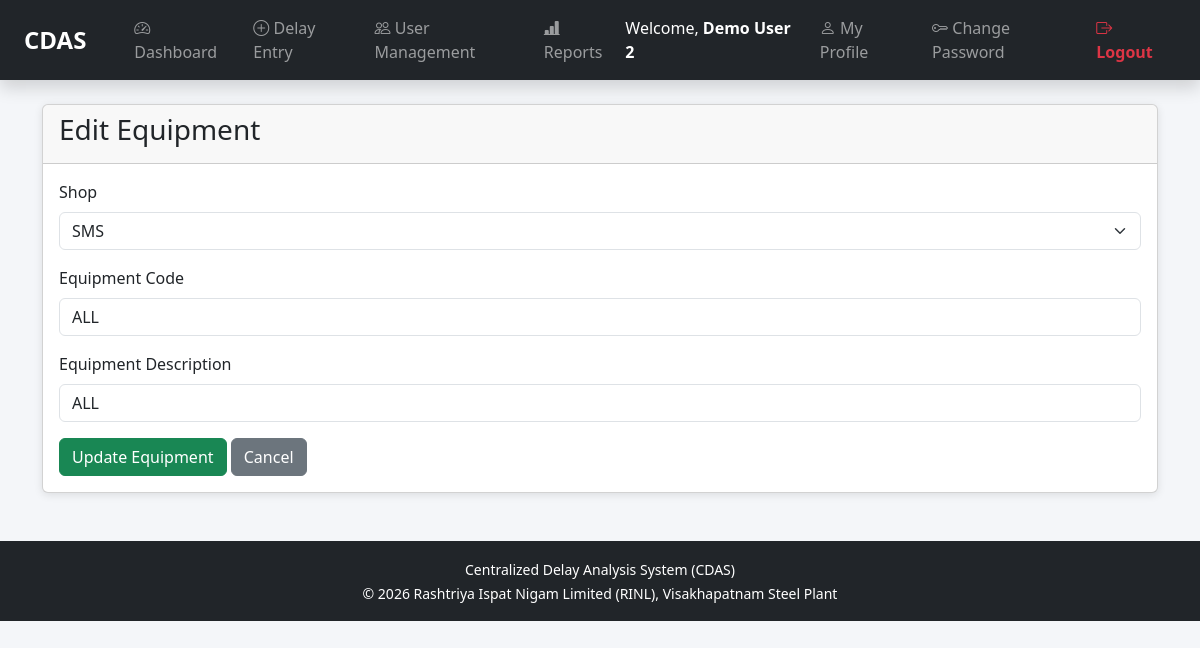
The app's page /equipment/equipment/edit/56/ (signed in) with its own data.
### masters/models.py (models this page shows, shortened)
class Equipment(models.Model):
    shop = models.ForeignKey(Shop, on_delete=models.CASCADE)
    eqpt_code = models.CharField(max_length=20)
    eqpt_desc = models.CharField(max_length=100)

class Shop(models.Model):
    shop_code = models.CharField(max_length=20, unique=True)
    shop_desc = models.CharField(max_length=100)

### masters/views.py (the view, shortened to what this page needs)
def equipment_edit(request, id):
    if "emp_no" not in request.session:
        return redirect("login")
    if request.session.get("role") != "Admin":
        return redirect("dashboard")
    equipment = get_object_or_404(Equipment, id=id)
    return render(
        request,
        "masters/equipment_form.html",
        {
            "equipment": equipment,
            "shops": Shop.objects.all(),
        }
    )

### masters/templates/masters/equipment_form.html (shortened to what this page needs)
{% extends "base.html" %}
{% block content %}
<div class="container mt-4">
    <div class="card">
        <div class="card-header">
            <h3>
                {% if equipment %}
                    Edit Equipment
                {% else %}
                    Add Equipment
                {% endif %}
            </h3>
        </div>
        <div class="card-body">
            <form method="POST">
                <div class="mb-3">
                    <label class="form-label">
                        Shop
                    </label>
                    <select
                        name="shop"
                        class="form-select"
                        required>
                        {% for shop in shops %}
                        <option
                            value="{{ shop.id }}"
                            {% if equipment and equipment.shop.id == shop.id %}
                                selected
                            {% endif %}>
                            {{ shop.shop_desc }}
                        </option>
                        {% endfor %}
                    </select>
                </div>
                <div class="mb-3">
                    <label class="form-label">
                        Equipment Code
                    </label>
                    <input
                        type="text"
                        name="eqpt_code"
                        class="form-control"
                        value="{{ equipment.eqpt_code|default:'' }}"
                        required>
                </div>
                <div class="mb-3">
                    <label class="form-label">
                        Equipment Description
                    </label>
                    <input
                        type="text"
                        name="eqpt_desc"
                        class="form-control"
                        value="{{ equipment.eqpt_desc|default:'' }}"
                        required>
                </div>
                <button
                    type="submit"
                    class="btn btn-success">
                    {% if equipment %}
                        Update Equipment
                    {% else %}
                        Save Equipment
                    {% endif %}
                </button>
                <a href="{% url 'equipment_list' %}"
                   class="btn btn-secondary">
                    Cancel
                </a>
            </form>
        </div>
    </div>
</div>
{% endblock %}

### static/css/style.css (style rules this page uses)
body { background:#f4f6f9; }
.card { box-shadow:0px 2px 8px rgba(0,0,0,0.1); }
.card-header { font-weight:600; }

### records on screen
Equipment: shop "SMS", eqpt_code "ALL", eqpt_desc "ALL"

### other values on screen
{{ request.session.emp_name|default:"System Admin" }} "Demo User 2"
